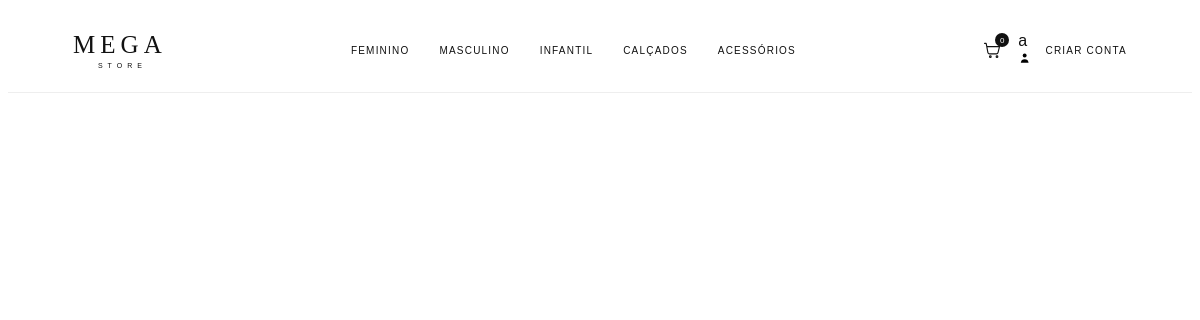
Page /produtos/Card_produtos.php on the earlier database version.
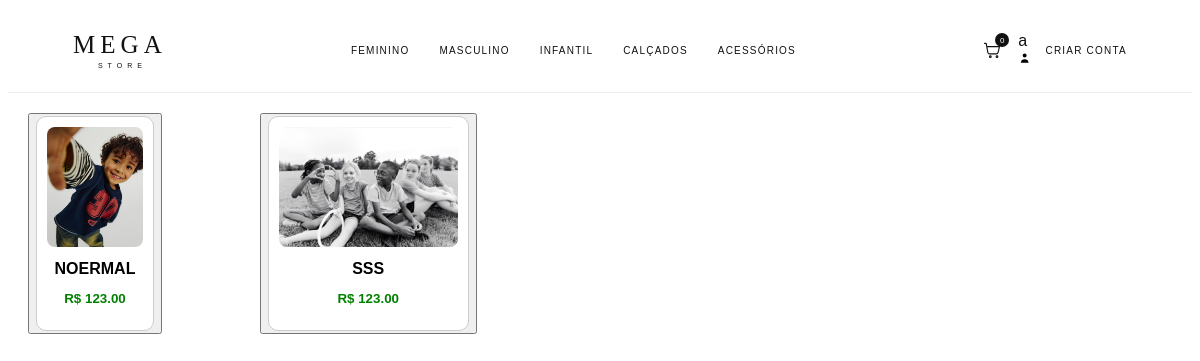
Same page on the later database version.
### tables this page shows
CREATE TABLE `tb_produto` (
  `id_produto` int(11) NOT NULL,
  `nome_produto` varchar(255) NOT NULL,
  `descricao_produto` varchar(500) NOT NULL,
  `preco` double(10,2) NOT NULL,
  `id_categoria` int(11) NOT NULL,
  `id_genero` int(11) NOT NULL,
  `ativo` tinyint(1) NOT NULL,
  `data_cadastro` date NOT NULL,
  `selo` varchar(20) DEFAULT NULL
);

CREATE TABLE `tb_imagem_produto` (
  `id_imagem` int(11) NOT NULL,
  `id_variacao` int(11) NOT NULL,
  `caminho_imagem` varchar(255) NOT NULL
);

### produtos/Card_produtos.php (the view, shortened to what this page needs)
<?php
  include("../geral/conexao.php");
            $sql = "SELECT p.*, ip.*, ct.*, gen.*, vp.*
                    FROM  tb_produto p,
                          tb_imagem_produto ip,
                          tb_categoria ct,
                          tb_genero gen,
                          tb_variacao_produto vp
                    WHERE p.id_produto = vp.id_produto
                      AND vp.id_variacao = ip.id_variacao
                      AND gen.id_genero = p.id_genero
                      AND ct.id_categoria = p.id_categoria
                      -- filtramos apenas a primeira variação encontrada
                      AND vp.id_variacao = (
                         SELECT MIN(id_variacao)
                         FROM tb_variacao_produto
                         WHERE id_produto = p.id_produto
                     )
                    GROUP BY p.id_produto;
                    ";
            $r= mysqli_query($con,$sql);
    ?>
<!DOCTYPE html>
<html lang="pt-BR">
<head>
    <link rel="stylesheet" href="../geral/css/cabecalho.css">
</head>
<body>
<?php include __DIR__ . '/../mega-store/includes/header.php'; ?>
<?php
echo "<div class='container-produtos'>";
while($x = mysqli_fetch_assoc($r)){
    echo "
    <form method='get' action='Card_venda_produto.php'>
    <input type='hidden' name='id_produto' value='".$x['id_produto']."'>
    <button type='submit'>
    <div class='card-produto'>
        <img src='../produtos/uploads/".$x['caminho_imagem']."' alt='Imagem do produto'>
        <h3>".$x['nome_produto']."</h3>
        <p class='preco'>R$ ".$x['preco']."</p>
    </div>
    </button>
    </form>
    ";
}
echo "</div>";
?>
</body>
</html>

### mega-store/includes/header.php (shortened to what this page needs)
<header class="store-header">
    <a class="store-brand" href="../home/Tl_principal.php" aria-label="MEGA STORE - página inicial">
        <span class="store-brand-name">MEGA</span>
        <span class="store-brand-subtitle">STORE</span>
    </a>
    <nav class="store-navigation" aria-label="Menu principal">
        <a href="../mega-store/feminino.php">Feminino</a>
        <a href="../mega-store/masculino.php">Masculino</a>
        <a href="../mega-store/infantil.php">Infantil</a>
        <a href="../mega-store/calcados.php">Calçados</a>
        <a href="../mega-store/acessorios.php">Acessórios</a>
    </nav>
    <div class="store-header-tools">
        <a class="store-icon-link" href="../carrinho/carrinho.php" aria-label="Carrinho">
            <svg viewBox="0 0 24 24" aria-hidden="true">
                <path d="M3 4h2l2.1 11.1a2 2 0 0 0 2 1.6h8.2a2 2 0 0 0 1.9-1.5L21 8H6"></path>
                <circle cx="10" cy="20" r="1"></circle>
                <circle cx="18" cy="20" r="1"></circle>
            </svg>
            <span class="store-cart-count">0</span>
        </a>
        <a class="icon-link user-icon" href="../mega-store/perfil.php" aria-label="Minha conta">
            a
            <svg viewBox="0 0 24 24" aria-hidden="true">
                <circle cx="12" cy="8" r="3.5"></circle>
                <path d="M5 21c.5-4 3-6 7-6s6.5 2 7 6"></path>
            </svg>
        </a>
        <a class="store-create-account" href="../auth/Cadastro_mega_store.php">Criar conta</a>
    </div>
</header>

### geral/css/cabecalho.css (style rules this page uses)
.store-header { position: relative; z-index: 30; display: flex; min-height: 84px; align-items: center; justify-content: space-between; gap: 28px; padding: 0 5.5%; border-bottom: 1px solid #eeeeee; background: #ffffff; color: #111111; font-family: "DM Sans", Arial, sans-serif; }
.store-header a { color: inherit; text-decoration: none; }
.store-brand { display: inline-flex; flex: 0 0 auto; flex-direction: column; align-items: center; line-height: 1; }
.store-brand-name { font-family: "Playfair Display", Georgia, serif; font-size: 25px; font-weight: 500; letter-spacing: 5px; }
.store-brand-subtitle { margin-top: 5px; padding-left: 5px; font-size: 7px; letter-spacing: 5px; }
.store-navigation { display: flex; flex: 1; align-items: center; justify-content: center; gap: clamp(16px, 2.5vw, 36px); }
.store-navigation a, .store-account-link, .store-create-account { font-size: 10px; font-weight: 500; letter-spacing: 1.2px; text-transform: uppercase; white-space: nowrap; }
.store-header-tools { display: flex; flex: 0 0 auto; align-items: center; gap: 14px; }
.store-icon-link { position: relative; display: inline-flex; width: 24px; height: 26px; align-items: center; justify-content: center; }
.store-icon-link svg { width: 20px; height: 20px; fill: none; stroke: currentColor; stroke-width: 1.35; stroke-linecap: round; stroke-linejoin: round; }
.store-cart-count { position: absolute; top: -4px; right: -5px; display: grid; min-width: 14px; height: 14px; place-items: center; border-radius: 50%; background: #111111; color: #ffffff; font-size: 8px; }

### produtos/Card_produtos.php (style rules this page uses)
.container-produtos { display: grid; grid-template-columns: repeat(5, 1fr); gap: 15px; padding: 20px; }
.card-produto { border: 1px solid #ccc; border-radius: 10px; padding: 10px; text-align: center; background: #fff; transition: 0.3s; }
.card-produto img { width: 100%; height: 120px; object-fit: cover; border-radius: 8px; }
.card-produto h3 { font-size: 16px; margin: 10px 0 5px; }
.card-produto .preco { color: green; font-weight: bold; }

Differences in the rows shown:
added tb_produto: tb_imagem_produto.caminho_imagem (picture), nome_produto "NOERMAL", preco "123.00"
added tb_produto: tb_imagem_produto.caminho_imagem (picture), nome_produto "SSS", preco "123.00"
